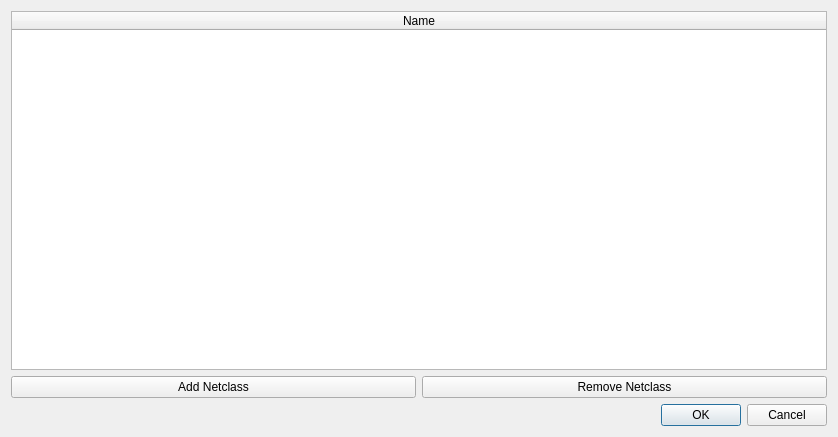
<?xml version="1.0" encoding="UTF-8"?>
<ui version="4.0">
 <class>librepcb::project::EditNetClassesDialog</class>
 <widget class="QDialog" name="librepcb::project::EditNetClassesDialog">
  <property name="windowModality">
   <enum>Qt::WindowModal</enum>
  </property>
  <property name="geometry">
   <rect>
    <x>0</x>
    <y>0</y>
    <width>838</width>
    <height>437</height>
   </rect>
  </property>
  <property name="windowTitle">
   <string>Net Classes</string>
  </property>
  <layout class="QVBoxLayout" name="verticalLayout">
   <item>
    <widget class="QTableWidget" name="tableWidget">
     <property name="selectionBehavior">
      <enum>QAbstractItemView::SelectRows</enum>
     </property>
     <attribute name="horizontalHeaderHighlightSections">
      <bool>false</bool>
     </attribute>
     <attribute name="horizontalHeaderStretchLastSection">
      <bool>true</bool>
     </attribute>
     <attribute name="verticalHeaderHighlightSections">
      <bool>false</bool>
     </attribute>
     <column>
      <property name="text">
       <string>Name</string>
      </property>
     </column>
    </widget>
   </item>
   <item>
    <layout class="QHBoxLayout" name="horizontalLayout">
     <item>
      <widget class="QPushButton" name="btnAdd">
       <property name="text">
        <string>Add Netclass</string>
       </property>
      </widget>
     </item>
     <item>
      <widget class="QPushButton" name="btnRemove">
       <property name="text">
        <string>Remove Netclass</string>
       </property>
      </widget>
     </item>
    </layout>
   </item>
   <item>
    <widget class="QDialogButtonBox" name="buttonBox">
     <property name="orientation">
      <enum>Qt::Horizontal</enum>
     </property>
     <property name="standardButtons">
      <set>QDialogButtonBox::Cancel|QDialogButtonBox::Ok</set>
     </property>
    </widget>
   </item>
  </layout>
 </widget>
 <resources/>
 <connections>
  <connection>
   <sender>buttonBox</sender>
   <signal>accepted()</signal>
   <receiver>librepcb::project::EditNetClassesDialog</receiver>
   <slot>accept()</slot>
   <hints>
    <hint type="sourcelabel">
     <x>248</x>
     <y>254</y>
    </hint>
    <hint type="destinationlabel">
     <x>157</x>
     <y>274</y>
    </hint>
   </hints>
  </connection>
  <connection>
   <sender>buttonBox</sender>
   <signal>rejected()</signal>
   <receiver>librepcb::project::EditNetClassesDialog</receiver>
   <slot>reject()</slot>
   <hints>
    <hint type="sourcelabel">
     <x>316</x>
     <y>260</y>
    </hint>
    <hint type="destinationlabel">
     <x>286</x>
     <y>274</y>
    </hint>
   </hints>
  </connection>
 </connections>
</ui>
